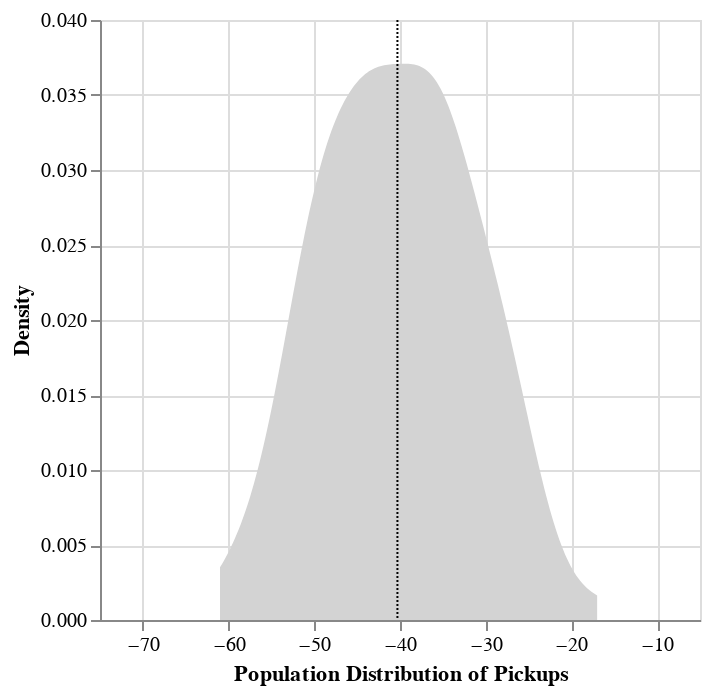

Notebook cell for this chart:
### Code cell
bootstrapped_100_100 = NPS_bootstrap(responses_100, 100)
print(CI_90(bootstrapped_100_100))
print(CI_95(bootstrapped_100_100))
NPS_density(bootstrapped_100_100)

### Figure 1 — Vega-Lite specification as saved in the notebook (floating-point values rounded to 4 significant figures)
{"config": {"view": {"continuousWidth": 300, "continuousHeight": 300}}, "layer": [{"mark": {"type": "area", "color": "lightgray"}, "encoding": {"x": {"axis": {"title": "Population Distribution of Pickups"}, "field": "tests", "scale": {"domain": [-71.0, -7.0]}, "type": "quantitative"}, "y": {"axis": {"title": "Density"}, "field": "density", "type": "quantitative"}}, "transform": [{"density": "tests", "as": ["tests", "density"]}]}, {"mark": {"type": "rule", "color": "black", "strokeDash": [1, 1]}, "encoding": {"x": {"aggregate": "mean", "field": "tests", "type": "quantitative"}}}], "data": {"name": "data-512024110c4a1addced42151eefb025e"}, "$schema": "https://vega.github.io/schema/vega-lite/v5.16.3.json", "datasets": {"data-512024110c4a1addced42151eefb025e": [{"tests": -51.0}, {"tests": -34.0}, {"tests": -33.0}, {"tests": -38.0}, {"tests": -45.0}, {"tests": -36.0}, {"tests": -50.0}, {"tests": -58.0}, {"tests": -39.0}, {"tests": -30.0}, {"tests": -57.0}, {"tests": -51.0}, {"tests": -36.0}, {"tests": -44.0}, {"tests": -28.0}, {"tests": -61.0}, {"tests": -33.0}, {"tests": -45.0}, {"tests": -26.0}, {"tests": -36.0}, {"tests": -36.0}, {"tests": -37.0}, {"tests": -31.0}, {"tests": -43.0}, {"tests": -38.0}, {"tests": -28.0}, {"tests": -41.0}, {"tests": -27.0}, {"tests": -55.0}, {"tests": -30.0}, {"tests": -24.0}, {"tests": -39.0}, {"tests": -45.0}, {"tests": -51.0}, {"tests": -38.0}, {"tests": -46.0}, {"tests": -43.0}, {"tests": -30.0}, {"tests": -32.0}, {"tests": -42.0}, {"tests": -51.0}, {"tests": -25.0}, {"tests": -30.0}, {"tests": -41.0}, {"tests": -51.0}, {"tests": -34.0}, {"tests": -48.0}, {"tests": -48.0}, {"tests": -45.0}, {"tests": -45.0}, {"tests": -53.0}, {"tests": -48.0}, {"tests": -50.0}, {"tests": -49.0}, {"tests": -35.0}, {"tests": -34.0}, {"tests": -46.0}, {"tests": -48.0}, {"tests": -38.0}, {"tests": -34.0}, {"tests": -42.0}, {"tests": -46.0}, {"tests": -51.0}, {"tests": -46.0}, {"tests": -48.0}, {"tests": -42.0}, {"tests": -37.0}, {"tests": -36.0}, {"tests": -36.0}, {"tests": -31.0}, {"tests": -43.0}, {"tests": -41.0}, {"tests": -46.0}, {"tests": -55.0}, {"tests": -52.0}, {"tests": -34.0}, {"tests": -41.0}, {"tests": -41.0}, {"tests": -42.0}, {"tests": -36.0}, {"tests": -29.0}, {"tests": -41.0}, {"tests": -46.0}, {"tests": -35.0}, {"tests": -17.0}, {"tests": -48.0}, {"tests": -37.0}, {"tests": -51.0}, {"tests": -42.0}, {"tests": -28.0}, {"tests": -33.0}, {"tests": -34.0}, {"tests": -52.0}, {"tests": -42.0}, {"tests": -26.0}, {"tests": -28.0}, {"tests": -42.0}, {"tests": -50.0}, {"tests": -26.0}, {"tests": -37.0}]}}
